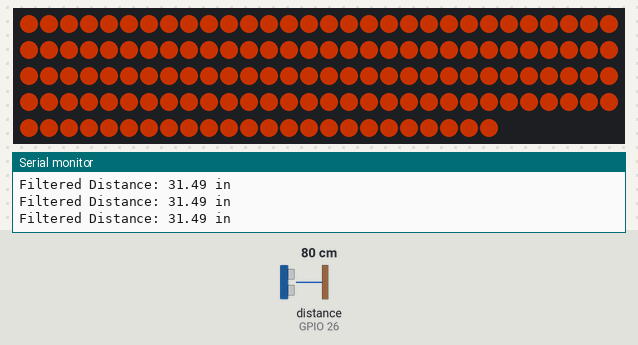
Bench run of a program on a simulated ESP32. On the bench: 144 RGB LEDs in strip order, left to right, continuing on the next row, the last lines printed to the serial monitor. Wiring (inferred from the names in the program): ultrasonic range finder: trigger GPIO 27; echo GPIO 26. Inputs (shaded band) come from the test bench; at power-on: distance to the obstacle (sensor on GPIO 26) 80 cm. The echo pulse lasts 58.3 µs per cm; dim RGB values are drawn brighter than linear.

Above: at 1.2 s.
1.3 s: distance to the obstacle (sensor on GPIO 26) set to 2 cm
At 2.3 s:
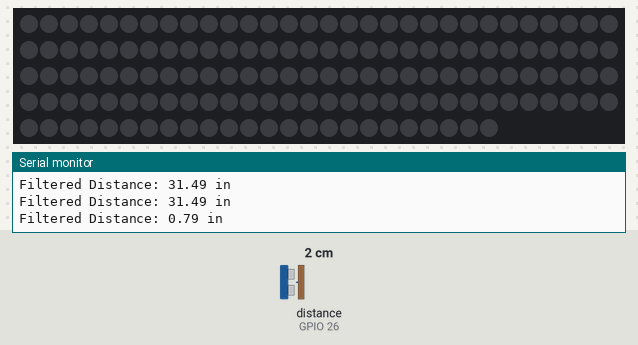
4.3 s: distance to the obstacle (sensor on GPIO 26) set to 120 cm
At 5.4 s:
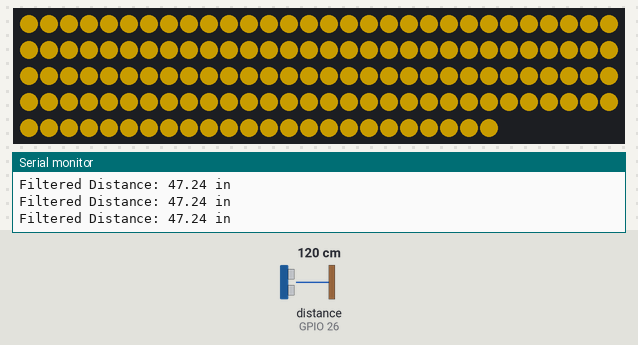
6.2 s: distance to the obstacle (sensor on GPIO 26) set to 4 cm
At 7.2 s:
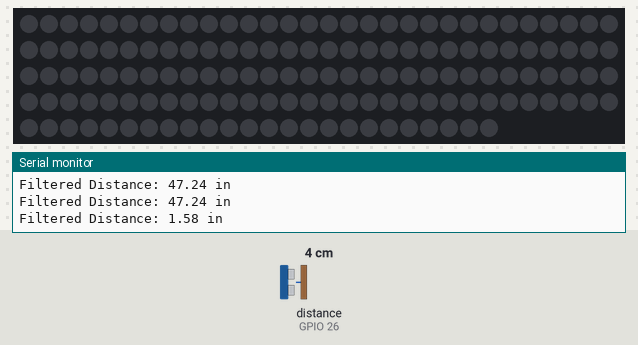
9.2 s: distance to the obstacle (sensor on GPIO 26) set to 18 cm
Timing chart, 0 to 12.2 s (numbered marks = the images above; inputs shaded):
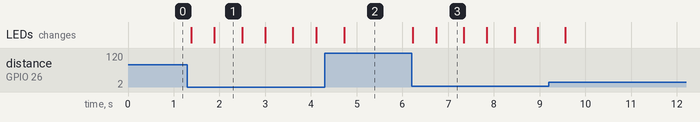

Measured:
- after the input at 1.3 s, the LEDs: first change after 0.08 s (image 1 shows a later state)
- after the input at 4.3 s, the LEDs: change after 0.42 s (image 2)
- after the input at 6.2 s, the LEDs: first change at once (image 3 shows a later state)
- what the display in image 1 shows lasts 0.6 s, from 1.9 s to 2.5 s

The program:

main.cpp
```cpp
#include <Arduino.h>
#include <Adafruit_NeoPixel.h>


// HC-SR04 Pins
#define TRIG_PIN 27   // sends pulse to start measurement
#define ECHO_PIN 26   // receives reflected pulse and measures time


// WS2812B LED Strips
#define LED_PIN 13    // GPIO 13 for LED Data
#define NUM_LEDS 144  // LEDS per meter of strip
Adafruit_NeoPixel strip(NUM_LEDS, LED_PIN, NEO_GRB + NEO_KHZ800);


// Tracking last color to prevent random updates
uint8_t lastR = 0, lastG = 0, lastB = 0;
unsigned long lastActiveTime = 0;
const int movementThreshold = 3;  // minimum movement threshold to stay on
const unsigned long idleTimeout = 10000;  // 10000ms = 10s
bool ledON = true;

float lastDistance = 0;

void setup() {
  Serial.begin(115200);         // serial communication at 115200bps
  pinMode(TRIG_PIN, OUTPUT);    // trig as output
  pinMode(ECHO_PIN, INPUT);     // echo as input
  strip.begin();
  strip.setBrightness(100);     // (0-255)
  strip.show();   // LEDs initially off
  lastActiveTime = millis();    // start active time
}


float readDistanceCM() {
  digitalWrite(TRIG_PIN, LOW);    // start a clear with TRIG pin to low
  delayMicroseconds(2);
  digitalWrite(TRIG_PIN, HIGH);   // send a high pulse to TRIG pin
  delayMicroseconds(10);          // TRIG must be 10 us to start measurement
  digitalWrite(TRIG_PIN, LOW);    // immediately set TRIG back to low

  // duration is time it takes for trig signal to go out and bounce back to echo
  long duration = pulseIn(ECHO_PIN, HIGH, 30000); // measure how long ECHO pin is high
  if (duration == 0) return -1; // timeout
  float distance = duration * 0.0343 / 2 / 2.54;
  // from spec sheet (distance = duration * speed of sound (343 m/s))
  // we convert 343 m/s to cm/us because we used microsecond signals
  // divide by 2 for round trip (to object and back) to get one way distance
  // divide by 2.54 to convert from cm to inch

  return distance;
}


void setStripColor(uint8_t r, uint8_t g, uint8_t b) {
  if (r == lastR && g == lastG && b == lastB) return; // only assign new color if the color changes

  for (int i = 0; i < NUM_LEDS; i++) {  // assign new color for all LEDs
    strip.setPixelColor(i, strip.Color(r, g, b));
  }
  strip.show();

  lastR = r;
  lastG = g;
  lastB = b;
  ledON = true;
}


void turnOffStrip() {   // turn off strip
  for (int i = 0; i < NUM_LEDS; i++) {
    strip.setPixelColor(i, 0);
  }
  strip.show();
  ledON = false;
  lastR = lastG = lastB = 0;
}


void loop() {
  float newDistance = readDistanceCM();

  // If distance jumps drastically, keep previous reading
  if (abs(newDistance - lastDistance) > 24 && newDistance > 72) { // if the change in distance is greater than 2 feet
    newDistance = lastDistance;
  } else {
    // movement detected over 3cm
    if (abs(newDistance - lastDistance) > movementThreshold) {
      lastActiveTime = millis();
    }
    lastDistance = newDistance;
  }

  Serial.print("Filtered Distance: ");
  Serial.print(newDistance);
  Serial.println(" in");

  // power saving mode: if idle for 10 seconds, turn the LEDs off
  if ((millis() - lastActiveTime) > idleTimeout) {
    if (ledON) {
      Serial.println("Idle timeout reached. Turning off LEDs.");
      turnOffStrip();
    }
    delay(100);
    return;
  }

  // led control based on distance
  if (newDistance < 6) {           // set to flash red (too close/stop)
    setStripColor(255, 0, 0);   // set LED red
    delay(500);                 // hold red
    setStripColor(0, 0, 0);     // set LED off
    delay(500);                 // hold off
  } else if (newDistance < 12) {   // set to solid red (1 feet)
    setStripColor(255, 0, 0);
  } else if (newDistance < 36) {   // set LED orange (3 feet)
    setStripColor(255, 64, 0);
  } else if (newDistance < 72) {   // set LED yellow (6 feet)
    setStripColor(255, 200, 0);
  } else if (newDistance >= 72) {  // set LED green past 6 feet
    setStripColor(0, 255, 0);
  }

  delay(100); // wait 100ms before updating
}
```
